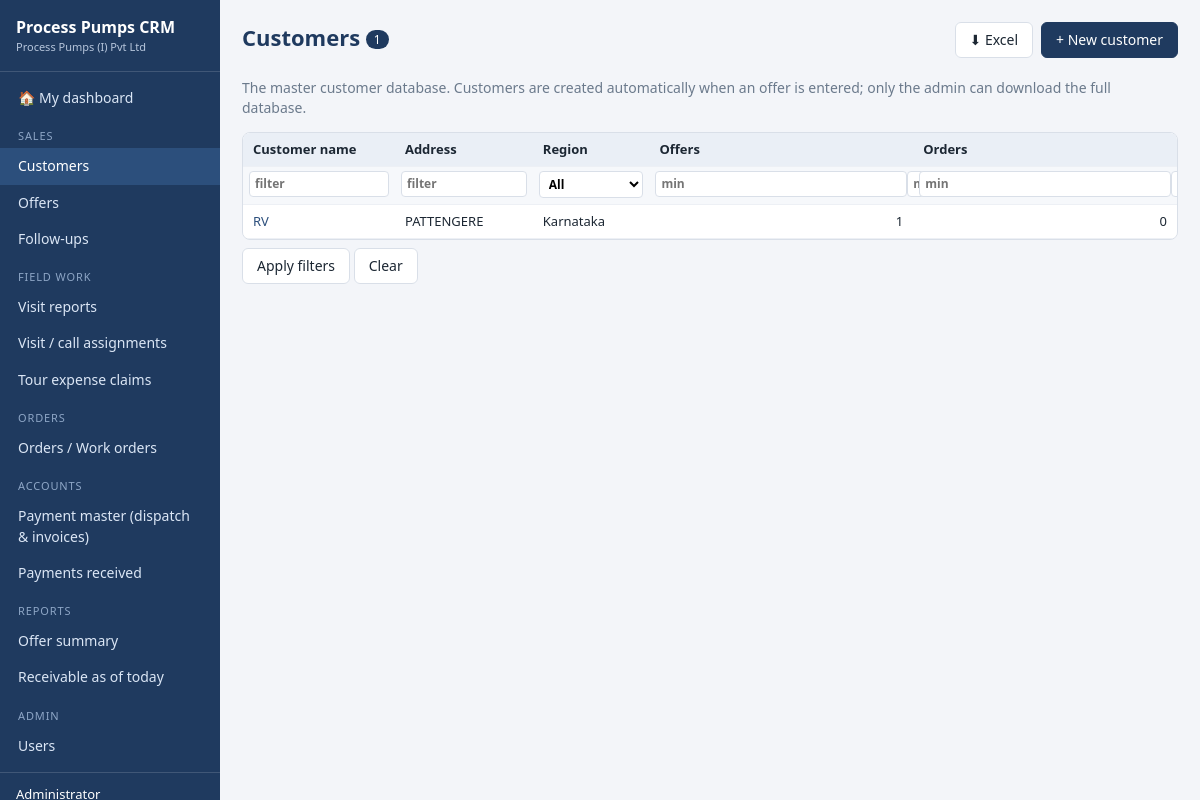
Page /customers/ (signed in) on the committed database.
### tables this page shows
CREATE TABLE "customers" (id INTEGER PRIMARY KEY AUTOINCREMENT, "name" TEXT, "address" TEXT, "region" TEXT, "created_at" TEXT, "created_by" INTEGER, "updated_at" TEXT, "updated_by" INTEGER);

### app/core/crud.py (the view)
    @bp.route("/")
    def index():
        need("view")
        args = request.args
        if "_f" not in args and module.default_filters:
            args = {**{"f_" + k: v for k, v in module.default_filters.items()}, **args.to_dict()}
        page = max(int(args.get("page", 1) or 1), 1)
        per = module.page_size or int(current_app.config["PAGE_SIZE"])
        res = module.query(g.user, filters=args, sort=args.get("sort"), direction=args.get("dir", "asc"),
                           page=page, per_page=per)
        pages = max((res["total"] + per - 1) // per, 1)
        return render_template("list.html", module=module, rows=res["rows"], total=res["total"], sums=res["sums"],
                               page=page, pages=pages, args=args,
                               can_create=module.can("create", g.user), can_export=module.allowed("export", g.user))

### app/core/auth.py (called while the page is built)
def csrf_token():
    if "_csrf" not in session:
        session["_csrf"] = secrets.token_hex(16)
    return session["_csrf"]

@bp.before_app_request
def load_user_and_guard():
    g.user = None
    uid = session.get("uid")
    if uid:
        u = db.q1("SELECT * FROM users WHERE id=? AND active=1", (uid,))
        if u:
            u.pop("password_hash", None)
            g.user = u
    if request.method == "POST":
        sent = request.form.get("_csrf") or request.headers.get("X-CSRF-Token")
        if not sent or sent != session.get("_csrf"):
            abort(400, "Security token missing or expired - please reload the page and try again.")
    if request.endpoint and request.endpoint not in PUBLIC_ENDPOINTS and g.user is None:
        return redirect(url_for("auth.login", next=request.full_path if request.method == "GET" else None))

### app/core/db.py (called while the page is built)
def connect(path):
    conn = sqlite3.connect(path, timeout=30)
    conn.row_factory = sqlite3.Row
    conn.execute("PRAGMA journal_mode=WAL")
    conn.execute("PRAGMA foreign_keys=OFF")
    return conn

def get_db():
    if "db" not in g:
        g.db = connect(current_app.config["DATABASE"])
    return g.db

def _teardown(exc):
    conn = g.pop("db", None)
    if conn is not None:
        try:
            conn.rollback() if exc else conn.commit()
        finally:
            conn.close()

def q(sql, params=()):
    return [dict(r) for r in get_db().execute(sql, params).fetchall()]

def q1(sql, params=()):
    r = get_db().execute(sql, params).fetchone()
    return dict(r) if r else None

### app/core/fields.py (called while the page is built)
    def display(self, value):
        return "" if value is None else str(value)

    def display(self, value):
        return "" if value is None else str(value)

    @property
    def choices(self):
        raw = self._choices() if callable(self._choices) else self._choices
        return [c if isinstance(c, (tuple, list)) else (c, c) for c in raw]

    def display(self, value):
        return dict(self.choices).get(value, value or "")

    def display(self, value):
        return self._fmt.display(value)

### app/core/module.py (called while the page is built)
    @property
    def list_fields(self):
        if self._list_fields:
            return [self.by_name[n] for n in self._list_fields]
        return [f for f in self.fields if f.show_in_list]

    @property
    def filter_fields(self):
        return [f for f in self.list_fields if f.filterable]

    def allowed(self, action, user):
        return R.has_role(user, self.access.get(action, []))

### app/core/registry.py (called while the page is built)
def all_modules():
    return list(MODULES.values())

### app/templates/list.html (shortened to what this page needs)
{% extends 'base.html' %}
{% from '_macros.html' import cell, pager %}
{% block content %}
<div class="page-head">
  <h1>{{ module.plural }} <span class="count">{{ total }}</span></h1>
  <div class="actions">
    {% if can_export %}<a class="btn" href="{{ url_for(module.key ~ '.export', **args) }}">&#11015; Excel</a>{% endif %}
    {% if can_create %}<a class="btn primary" href="{{ url_for(module.key ~ '.new') }}">+ {{ module.new_label or 'New ' ~ module.label|lower }}</a>{% endif %}
  </div>
</div>
{% if module.intro %}<p class="muted">{{ module.intro }}</p>{% endif %}
<div class="table-wrap">
<table class="grid">
  <thead>
    <tr>{% for f in module.list_fields %}
      {% set d = 'desc' if args.get('sort') == f.name and args.get('dir', 'asc') == 'asc' else 'asc' %}
      <th><a class="sort" href="{{ url_for(module.key ~ '.index', **dict(args, sort=f.name, dir=d)) }}">{{ f.label }}{% if args.get('sort') == f.name %} {{ '▲' if args.get('dir','asc') == 'asc' else '▼' }}{% endif %}</a></th>
    {% endfor %}</tr>
    <tr class="filters">{% for f in module.list_fields %}<th>
      {% if f.filterable %}
        {% set n = 'f_' ~ f.name %}
        {% if f.kind == 'date' %}
          <input form="filters" type="date" name="{{ n }}_from" value="{{ args.get(n ~ '_from', '') }}" title="from"><input form="filters" type="date" name="{{ n }}_to" value="{{ args.get(n ~ '_to', '') }}" title="to">
        {% elif f.kind in ('int', 'money') %}
          <input form="filters" type="number" step="any" name="{{ n }}_min" placeholder="min" value="{{ args.get(n ~ '_min', '') }}"><input form="filters" type="number" step="any" name="{{ n }}_max" placeholder="max" value="{{ args.get(n ~ '_max', '') }}">
        {% elif f.kind == 'choice' %}
          <select form="filters" name="{{ n }}" data-auto><option value="">All</option>{% for v, l in f.choices %}<option value="{{ v }}" {% if args.get(n) == v %}selected{% endif %}>{{ l }}</option>{% endfor %}</select>
        {% elif f.kind == 'bool' %}
          <select form="filters" name="{{ n }}" data-auto><option value="">All</option><option value="1" {% if args.get(n) == '1' %}selected{% endif %}>Yes</option><option value="0" {% if args.get(n) == '0' %}selected{% endif %}>No</option></select>
        {% else %}
          <input form="filters" type="text" name="{{ n }}" placeholder="filter" value="{{ args.get(n, '') }}">
        {% endif %}
      {% endif %}
    </th>{% endfor %}</tr>
  </thead>
  <tbody>
  {% for row in rows %}
    <tr class="{{ module.row_class(row) if module.row_class else '' }}">
      {% for f in module.list_fields %}<td>{% if loop.first %}<a href="{{ url_for(module.key ~ '.view', id=row.id) }}">{{ cell(module, f, row) or '—' }}</a>{% else %}{{ cell(module, f, row) }}{% endif %}</td>{% endfor %}
    </tr>
  {% else %}<tr><td colspan="{{ module.list_fields|length }}" class="empty">No records match.</td></tr>
  {% endfor %}
  </tbody>
</table>
</div>
<div class="filter-buttons"><button class="btn" form="filters">Apply filters</button> <a class="btn" href="{{ url_for(module.key ~ '.index', _f=1) }}">Clear</a></div>
{% endblock %}

### app/templates/_macros.html (shortened to what this page needs)
{% macro cell(module, f, row) -%}
  {%- if f.kind == 'file' -%}
    {%- if row[f.name] -%}<a href="{{ url_for(module.key ~ '.file', id=row.id, fname=f.name) }}" target="_blank">&#128206; View</a>{%- endif -%}
  {%- elif f.badge -%}
    {%- set v = module.display(f, row) -%}{%- if v -%}<span class="badge b-{{ v|slug }}">{{ v }}</span>{%- endif -%}
  {%- elif f.kind in ('money', 'int') -%}<span class="num">{{ module.display(f, row) }}</span>
  {%- elif f.kind == 'textarea' -%}<span class="clip">{{ module.display(f, row) }}</span>
  {%- else -%}{{ module.display(f, row) }}
  {%- endif -%}
{%- endmacro %}

### app/static/css/app.css (style rules this page uses)
:root { --navy:#1f3a5f;--navy2:#2c4f7c;--bg:#f3f5f9;--card:#fff;--line:#d9dfe8;--text:#1c2733;--muted:#6b7a8c; --red:#ffc7ce;--red-t:#9c0006;--yellow:#ffeb9c;--yellow-t:#7a5b00;--green:#c6efce;--green-t:#06602a;--accent:#e08a00;--radius:8px }
* { box-sizing:border-box }
body { margin:0;font:14px/1.45 "Segoe UI",system-ui,Arial,sans-serif;color:var(--text);background:var(--bg) }
a { color:var(--navy2);text-decoration:none }
h1 { font-size:22px;margin:0 0 10px;color:var(--navy) }
.muted,.hint,small { color:var(--muted) }
.page-head { display:flex;justify-content:space-between;align-items:flex-start;gap:12px;flex-wrap:wrap;margin-bottom:8px }
.actions { display:flex;gap:8px;flex-wrap:wrap;align-items:center }
.count { background:var(--navy);color:#fff;border-radius:10px;font-size:12px;padding:1px 8px;vertical-align:middle;font-weight:400 }
.btn { display:inline-block;border:1px solid var(--line);background:#fff;color:var(--text);padding:7px 14px;border-radius:6px;cursor:pointer;font:inherit }
.btn.primary { background:var(--navy);color:#fff;border-color:var(--navy) }
.table-wrap { overflow-x:auto;border:1px solid var(--line);border-radius:var(--radius);background:#fff;margin-bottom:8px }
table.grid { border-collapse:collapse;width:100%;font-size:13px }
.grid th,.grid td { padding:7px 10px;border-bottom:1px solid #edf0f5;text-align:left;vertical-align:top;white-space:nowrap }
.grid td { white-space:normal;min-width:70px }
.grid thead th { background:#eaeff6;position:sticky;top:0;font-weight:600 }
.grid tr.filters th { background:#f6f8fb;padding:4px 6px;position:static }
.grid tr.filters input,.grid tr.filters select { width:100%;min-width:90px;padding:3px 5px;font-size:12px;border:1px solid var(--line);border-radius:4px;margin-bottom:2px }
.num { text-align:right;font-variant-numeric:tabular-nums;display:block }
.clip { display:block;max-width:260px;overflow:hidden;text-overflow:ellipsis;white-space:nowrap }
a.sort { color:var(--text) }
input[type=text],input[type=email],input[type=tel],input[type=number],input[type=date],input[type=password],select,textarea { width:100%;padding:7px 9px;border:1px solid #c5cdd9;border-radius:6px;font:inherit;background:#fff }
.filter-buttons { margin:6px 0 }

### rows in the picture
customers: display "RV" "Karnataka", display "PATTENGERE", display "1" "0"

### other values in the picture
{{ app_title }} "Process Pumps CRM"
{{ company }} "Process Pumps (I) Pvt Ltd"
{{ group }} "SALES" "FIELD WORK" "ORDERS" "ACCOUNTS" "REPORTS" "ADMIN"
{{ i.label }} "Customers" "Offers" "Follow-ups" "Visit reports" "Visit / call assignments" "Tour expense claims" "Orders / Work orders" "Payment master (dispatch & invoices)" "Payments received" "Offer summary" "Receivable as of today" "Users"
{{ module.plural }} "Customers"
{{ total }} "1"
{{ module.new_label or 'New ' ~ module.label|lower }} "New customer"
{{ module.intro }} "The master customer database. Customers are created automatically when an offer is entered; only the admin can download the full database."
{{ f.label }} "Customer name" "Address" "Region" "Offers" "Orders"
